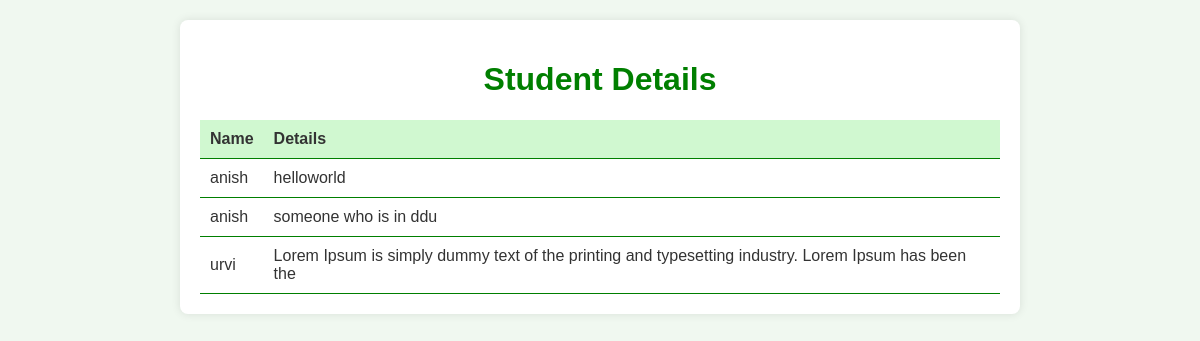
Page /view_student/ on the earlier database version.
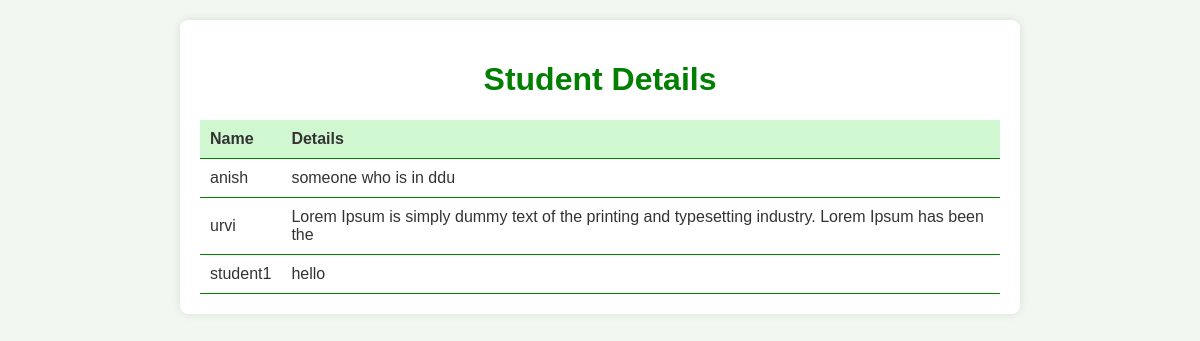
Same page on the later database version.
### deptmanagementsystem/models.py (models this page shows, shortened)
class Student(models.Model):
    name = models.CharField(max_length=20)
    batchId = models.IntegerField(null=True) #batchno(1,2) + semisternumber(1-8)
    description = models.CharField(max_length = 200)

### deptmanagementsystem/views.py (the view)
# urls.py: path('view_student/', view_student, name='view-student'),
def view_student(request):
    student_details = Student.objects.all()
    return render(request, 'view_student.html', {'students' : student_details})

### templates/view_student.html (shortened to what this page needs)
<!DOCTYPE html>
<html lang="en">
<head>
</head>
<body>
    <div class="container">
        <h1>Student Details</h1>
        <table>
            <thead>
                <tr>
                    <th>Name</th>
                    <th>Details</th>
                </tr>
            </thead>
            <tbody>
                {% for student in students %}
                <tr>
                    <td>{{ student.name }}</td>
                    <td>{{ student.description }}</td>
                </tr>
                {% endfor %}
            </tbody>
        </table>
    </div>
</body>
</html>

Differences in the rows shown:
removed Student: name "anish", description "helloworld"
added Student: name "student1", description "hello"
